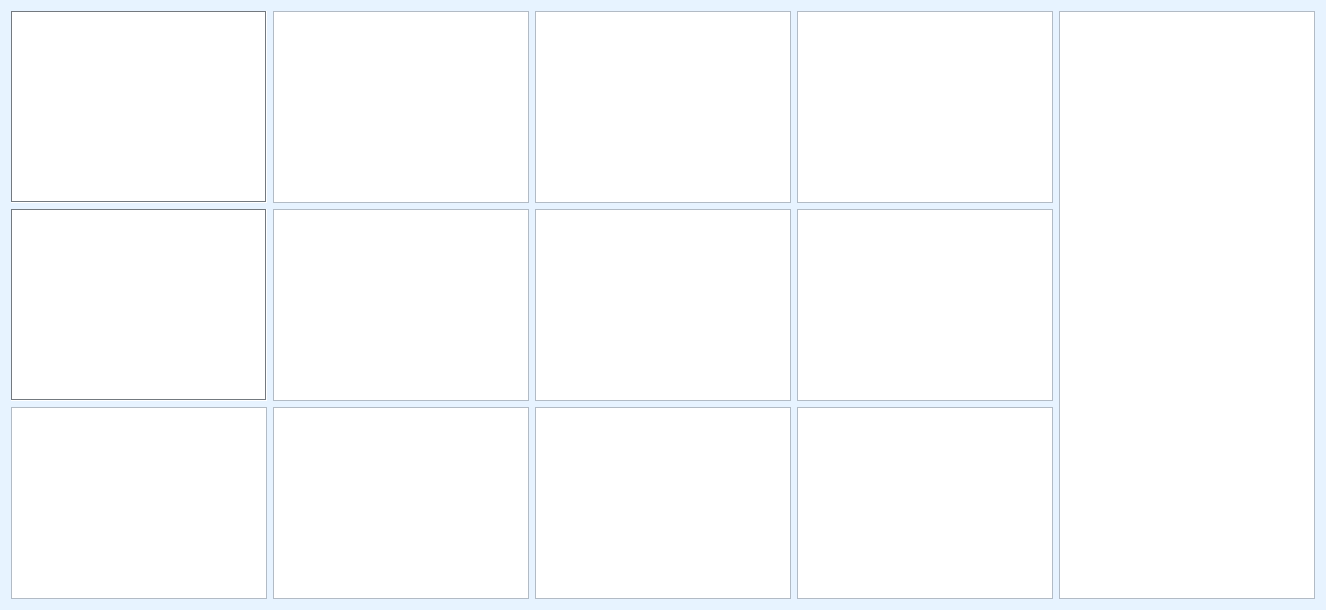
     <widget class="QWidget" name="tab_mennesker">
      <property name="palette">
       <palette>
        <active>
         <colorrole role="WindowText">
          <brush brushstyle="SolidPattern">
           <color alpha="255">
            <red>0</red>
            <green>0</green>
            <blue>0</blue>
           </color>
          </brush>
         </colorrole>
         <colorrole role="Button">
          <brush brushstyle="SolidPattern">
           <color alpha="255">
            <red>231</red>
            <green>243</green>
            <blue>255</blue>
           </color>
          </brush>
         </colorrole>
         <colorrole role="Light">
          <brush brushstyle="SolidPattern">
           <color alpha="255">
            <red>255</red>
            <green>255</green>
            <blue>255</blue>
           </color>
          </brush>
         </colorrole>
         <colorrole role="Midlight">
          <brush brushstyle="SolidPattern">
           <color alpha="255">
            <red>243</red>
            <green>249</green>
            <blue>255</blue>
           </color>
          </brush>
         </colorrole>
         <colorrole role="Dark">
          <brush brushstyle="SolidPattern">
           <color alpha="255">
            <red>115</red>
            <green>121</green>
            <blue>127</blue>
           </color>
          </brush>
         </colorrole>
         <colorrole role="Mid">
          <brush brushstyle="SolidPattern">
           <color alpha="255">
            <red>154</red>
            <green>162</green>
            <blue>170</blue>
           </color>
          </brush>
         </colorrole>
         <colorrole role="Text">
          <brush brushstyle="SolidPattern">
           <color alpha="255">
            <red>0</red>
            <green>0</green>
            <blue>0</blue>
           </color>
          </brush>
         </colorrole>
         <colorrole role="BrightText">
          <brush brushstyle="SolidPattern">
           <color alpha="255">
            <red>255</red>
            <green>255</green>
            <blue>255</blue>
           </color>
          </brush>
         </colorrole>
         <colorrole role="ButtonText">
          <brush brushstyle="SolidPattern">
           <color alpha="255">
            <red>0</red>
            <green>0</green>
            <blue>0</blue>
           </color>
          </brush>
         </colorrole>
         <colorrole role="Base">
          <brush brushstyle="SolidPattern">
           <color alpha="255">
            <red>255</red>
            <green>255</green>
            <blue>255</blue>
           </color>
          </brush>
         </colorrole>
         <colorrole role="Window">
          <brush brushstyle="SolidPattern">
           <color alpha="255">
            <red>231</red>
            <green>243</green>
            <blue>255</blue>
           </color>
          </brush>
         </colorrole>
         <colorrole role="Shadow">
          <brush brushstyle="SolidPattern">
           <color alpha="255">
            <red>0</red>
            <green>0</green>
            <blue>0</blue>
           </color>
          </brush>
         </colorrole>
         <colorrole role="AlternateBase">
          <brush brushstyle="SolidPattern">
           <color alpha="255">
            <red>243</red>
            <green>249</green>
            <blue>255</blue>
           </color>
          </brush>
         </colorrole>
         <colorrole role="ToolTipBase">
          <brush brushstyle="SolidPattern">
           <color alpha="255">
            <red>255</red>
            <green>255</green>
            <blue>220</blue>
           </color>
          </brush>
         </colorrole>
         <colorrole role="ToolTipText">
          <brush brushstyle="SolidPattern">
           <color alpha="255">
            <red>0</red>
            <green>0</green>
            <blue>0</blue>
           </color>
          </brush>
         </colorrole>
        </active>
        <inactive>
         <colorrole role="WindowText">
          <brush brushstyle="SolidPattern">
           <color alpha="255">
            <red>0</red>
            <green>0</green>
            <blue>0</blue>
           </color>
          </brush>
         </colorrole>
         <colorrole role="Button">
          <brush brushstyle="SolidPattern">
           <color alpha="255">
            <red>231</red>
            <green>243</green>
            <blue>255</blue>
           </color>
          </brush>
         </colorrole>
         <colorrole role="Light">
          <brush brushstyle="SolidPattern">
           <color alpha="255">
            <red>255</red>
            <green>255</green>
            <blue>255</blue>
           </color>
          </brush>
         </colorrole>
         <colorrole role="Midlight">
          <brush brushstyle="SolidPattern">
           <color alpha="255">
            <red>243</red>
            <green>249</green>
            <blue>255</blue>
           </color>
          </brush>
         </colorrole>
         <colorrole role="Dark">
          <brush brushstyle="SolidPattern">
           <color alpha="255">
            <red>115</red>
            <green>121</green>
            <blue>127</blue>
           </color>
          </brush>
         </colorrole>
         <colorrole role="Mid">
          <brush brushstyle="SolidPattern">
           <color alpha="255">
            <red>154</red>
            <green>162</green>
            <blue>170</blue>
           </color>
          </brush>
         </colorrole>
         <colorrole role="Text">
          <brush brushstyle="SolidPattern">
           <color alpha="255">
            <red>0</red>
            <green>0</green>
            <blue>0</blue>
           </color>
          </brush>
         </colorrole>
         <colorrole role="BrightText">
          <brush brushstyle="SolidPattern">
           <color alpha="255">
            <red>255</red>
            <green>255</green>
            <blue>255</blue>
           </color>
          </brush>
         </colorrole>
         <colorrole role="ButtonText">
          <brush brushstyle="SolidPattern">
           <color alpha="255">
            <red>0</red>
            <green>0</green>
            <blue>0</blue>
           </color>
          </brush>
         </colorrole>
         <colorrole role="Base">
          <brush brushstyle="SolidPattern">
           <color alpha="255">
            <red>255</red>
            <green>255</green>
            <blue>255</blue>
           </color>
          </brush>
         </colorrole>
         <colorrole role="Window">
          <brush brushstyle="SolidPattern">
           <color alpha="255">
            <red>231</red>
            <green>243</green>
            <blue>255</blue>
           </color>
          </brush>
         </colorrole>
         <colorrole role="Shadow">
          <brush brushstyle="SolidPattern">
           <color alpha="255">
            <red>0</red>
            <green>0</green>
            <blue>0</blue>
           </color>
          </brush>
         </colorrole>
         <colorrole role="AlternateBase">
          <brush brushstyle="SolidPattern">
           <color alpha="255">
            <red>243</red>
            <green>249</green>
            <blue>255</blue>
           </color>
          </brush>
         </colorrole>
         <colorrole role="ToolTipBase">
          <brush brushstyle="SolidPattern">
           <color alpha="255">
            <red>255</red>
            <green>255</green>
            <blue>220</blue>
           </color>
          </brush>
         </colorrole>
         <colorrole role="ToolTipText">
          <brush brushstyle="SolidPattern">
           <color alpha="255">
            <red>0</red>
            <green>0</green>
            <blue>0</blue>
           </color>
          </brush>
         </colorrole>
        </inactive>
        <disabled>
         <colorrole role="WindowText">
          <brush brushstyle="SolidPattern">
           <color alpha="255">
            <red>115</red>
            <green>121</green>
            <blue>127</blue>
           </color>
          </brush>
         </colorrole>
         <colorrole role="Button">
          <brush brushstyle="SolidPattern">
           <color alpha="255">
            <red>231</red>
            <green>243</green>
            <blue>255</blue>
           </color>
          </brush>
         </colorrole>
         <colorrole role="Light">
          <brush brushstyle="SolidPattern">
           <color alpha="255">
            <red>255</red>
            <green>255</green>
            <blue>255</blue>
           </color>
          </brush>
         </colorrole>
         <colorrole role="Midlight">
          <brush brushstyle="SolidPattern">
           <color alpha="255">
            <red>243</red>
            <green>249</green>
            <blue>255</blue>
           </color>
          </brush>
         </colorrole>
         <colorrole role="Dark">
          <brush brushstyle="SolidPattern">
           <color alpha="255">
            <red>115</red>
            <green>121</green>
            <blue>127</blue>
           </color>
          </brush>
         </colorrole>
         <colorrole role="Mid">
          <brush brushstyle="SolidPattern">
           <color alpha="255">
            <red>154</red>
            <green>162</green>
            <blue>170</blue>
           </color>
          </brush>
         </colorrole>
         <colorrole role="Text">
          <brush brushstyle="SolidPattern">
           <color alpha="255">
            <red>115</red>
            <green>121</green>
            <blue>127</blue>
           </color>
          </brush>
         </colorrole>
         <colorrole role="BrightText">
          <brush brushstyle="SolidPattern">
           <color alpha="255">
            <red>255</red>
            <green>255</green>
            <blue>255</blue>
           </color>
          </brush>
         </colorrole>
         <colorrole role="ButtonText">
          <brush brushstyle="SolidPattern">
           <color alpha="255">
            <red>115</red>
            <green>121</green>
            <blue>127</blue>
           </color>
          </brush>
         </colorrole>
         <colorrole role="Base">
          <brush brushstyle="SolidPattern">
           <color alpha="255">
            <red>231</red>
            <green>243</green>
            <blue>255</blue>
           </color>
          </brush>
         </colorrole>
         <colorrole role="Window">
          <brush brushstyle="SolidPattern">
           <color alpha="255">
            <red>231</red>
            <green>243</green>
            <blue>255</blue>
           </color>
          </brush>
         </colorrole>
         <colorrole role="Shadow">
          <brush brushstyle="SolidPattern">
           <color alpha="255">
            <red>0</red>
            <green>0</green>
            <blue>0</blue>
           </color>
          </brush>
         </colorrole>
         <colorrole role="AlternateBase">
          <brush brushstyle="SolidPattern">
           <color alpha="255">
            <red>231</red>
            <green>243</green>
            <blue>255</blue>
           </color>
          </brush>
         </colorrole>
         <colorrole role="ToolTipBase">
          <brush brushstyle="SolidPattern">
           <color alpha="255">
            <red>255</red>
            <green>255</green>
            <blue>220</blue>
           </color>
          </brush>
         </colorrole>
         <colorrole role="ToolTipText">
          <brush brushstyle="SolidPattern">
           <color alpha="255">
            <red>0</red>
            <green>0</green>
            <blue>0</blue>
           </color>
          </brush>
         </colorrole>
        </disabled>
       </palette>
      </property>
      <property name="autoFillBackground">
       <bool>true</bool>
      </property>
      <attribute name="title">
       <string>Mennesker</string>
      </attribute>
      <layout class="QGridLayout" name="gridLayout_5">
       <item row="0" column="1">
        <widget class="QGraphicsView" name="graphics_view_relationship_status_municipality"/>
       </item>
       <item row="0" column="0">
        <widget class="PlotWidget" name="graphics_view_age_distribution_city_area">
         <property name="frameShape">
          <enum>QFrame::Box</enum>
         </property>
        </widget>
       </item>
       <item row="0" column="2">
        <widget class="QGraphicsView" name="graphics_view_income_municiaplity"/>
       </item>
       <item row="0" column="4" rowspan="3">
        <widget class="QTableView" name="table_view_education_institution"/>
       </item>
       <item row="1" column="0">
        <widget class="PlotWidget" name="graphics_view_age_distribution_municipality">
         <property name="frameShape">
          <enum>QFrame::Box</enum>
         </property>
        </widget>
       </item>
       <item row="2" column="0">
        <widget class="QTableView" name="table_view_age_distribution">
         <property name="alternatingRowColors">
          <bool>true</bool>
         </property>
         <property name="selectionMode">
          <enum>QAbstractItemView::SingleSelection</enum>
         </property>
         <property name="selectionBehavior">
          <enum>QAbstractItemView::SelectRows</enum>
         </property>
         <property name="gridStyle">
          <enum>Qt::DotLine</enum>
         </property>
         <attribute name="horizontalHeaderHighlightSections">
          <bool>false</bool>
         </attribute>
        </widget>
       </item>
       <item row="2" column="1">
        <widget class="QTableView" name="table_view_relationship_status"/>
       </item>
       <item row="1" column="1">
        <widget class="QGraphicsView" name="graphics_view_relationship_status_city"/>
       </item>
       <item row="2" column="2">
        <widget class="QTableView" name="table_view_income"/>
       </item>
       <item row="1" column="2">
        <widget class="QGraphicsView" name="graphics_view_income_city"/>
       </item>
       <item row="2" column="3">
        <widget class="QTableView" name="table_view_education"/>
       </item>
       <item row="1" column="3">
        <widget class="QGraphicsView" name="graphics_view_education_city"/>
       </item>
       <item row="0" column="3">
        <widget class="QGraphicsView" name="graphics_view_education_municipality"/>
       </item>
      </layout>
     </widget>
